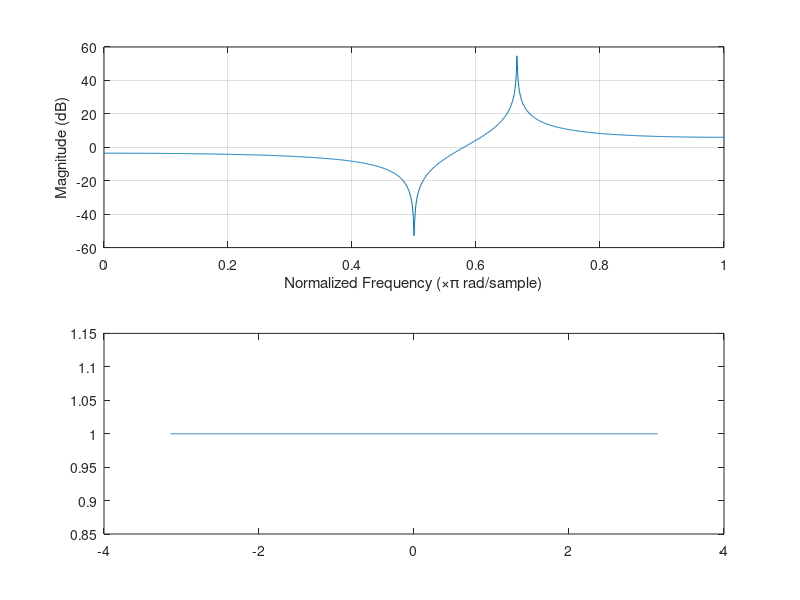

The MATLAB source for this figure:
b = [993 002 991 1];
a = [1 996 992 993];
freqz(b, a, 1024);

%%

W = -pi:(2*pi)/8192:pi;
d3 = rand(1)*10^6;
d2 = rand(1)*10^6;
d1 = rand(1)*10^6;
[H,W] = freqz([d3 d2 d1 1],[1 d1 d2 d3],W);
plot(W,abs(H));